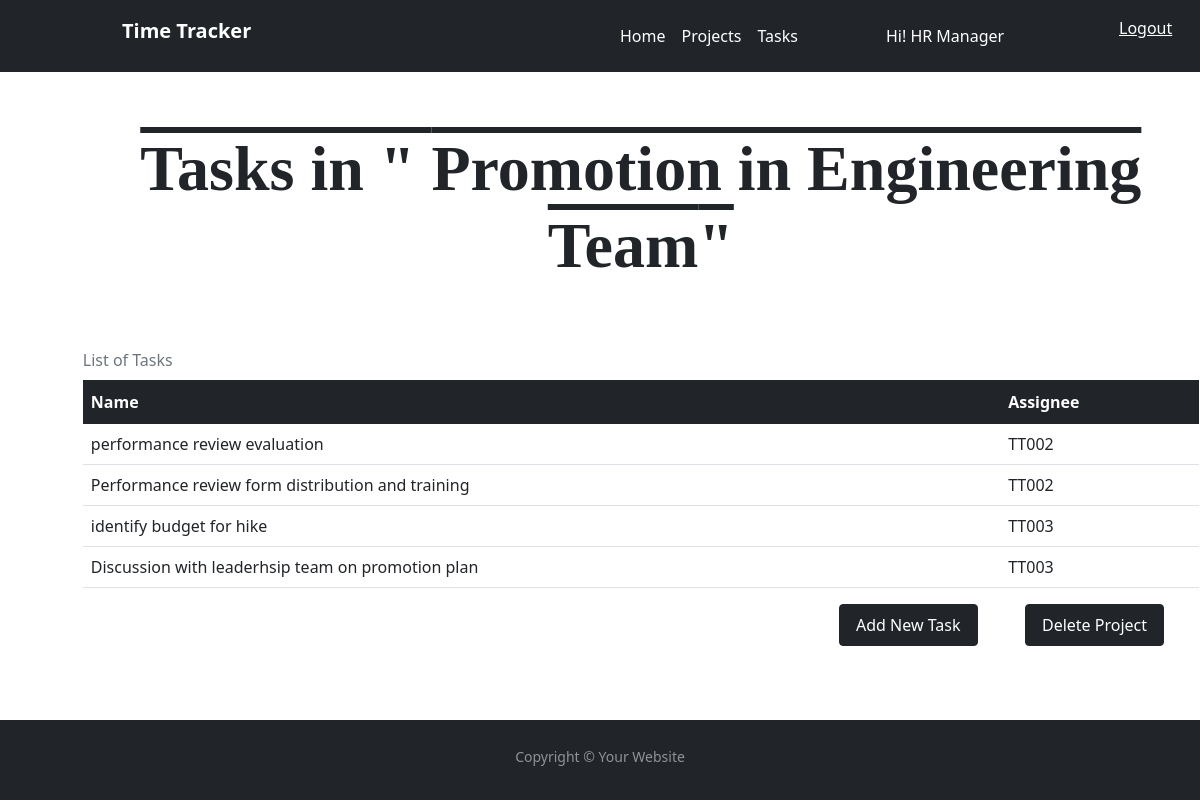
Page /projects/2/tasks (signed in) on the committed database.
### timetracker/models.py (models this page shows, shortened)
class Employee(db.Model, UserMixin):
    __tablename__ = 'employees'
    id = db.Column(db.Integer,primary_key=True)
    email = db.Column(db.String(64),unique=True,index=True)
    emp_id = db.Column(db.String(64),unique=True,index=True)
    first_name = db.Column(db.String(64))
    last_name = db.Column(db.String(64))
    password_hash = db.Column(db.String(128))
    department_id = db.Column(db.Integer, db.ForeignKey('departments.id'))
    projects =db.relationship('Project', backref='pm',
                                lazy='dynamic')
    tasks = db.relationship("Task", backref = "assigned_to",lazy='dynamic')
    is_admin = db.Column(db.Boolean, default=False)
    is_manager = db.Column(db.Boolean, default=False)

class Project(db.Model):
    __tablename__ = 'projects'
    id = db.Column(db.Integer, primary_key=True)
    name = db.Column(db.String(60), unique=True)
    date = db.Column(db.DateTime, nullable=False, default=datetime.utcnow)
    department_id = db.Column(db.Integer, db.ForeignKey('departments.id'), )
    project_manager = db.Column(db.String, db.ForeignKey('employees.emp_id'), )
    tasks = db.relationship('Task', backref='project_belong_to', lazy=True)

class Task(db.Model):
    __tablename__ = "tasks"
    id = db.Column(db.Integer, primary_key=True)
    name = db.Column(db.String())
    date = db.Column(db.DateTime, nullable=False, default=datetime.today())
    status = db.Column(db.Integer(),default=TaskStatus.CREATED.value)
    assignee = db.Column(db.String, db.ForeignKey('employees.emp_id'), )
    project_id = db.Column(db.Integer, db.ForeignKey('projects.id'), )

### timetracker/core/views.py (the view, shortened to what this page needs)
@core.route("/projects/<int:project_id>/tasks", methods=["GET", "POST"])
@login_required
def tasklist(project_id):
    if_manager()
    project = Project.query.get(project_id)
    department = project.department_belong_to
    tasks = project.tasks
    return render_template("core/tasklist.html", project=project, tasks = tasks, title=project.name)

### timetracker/core/views.py (called while the page is built)
def if_manager():
    if not current_user.is_manager:
        abort(403)

### timetracker/models.py (called while the page is built)
@login_manager.user_loader
def load_user(user_id):
    return Employee.query.get(user_id)

### timetracker/templates/core/tasklist.html (shortened to what this page needs)
{% extends "base.html" %}
{% block content %}
<div class="container-fluid">
     <div class="container cards-container">
        <h1 class="page-heading"> <b>Tasks in " {{ project.name }}" </b></h1>
        <table class="table caption-top table-hover">
            <caption>List of Tasks</caption>
            <thead>
                <tr class="table-dark">
                  <th scope="col">Name</th>
                  <th scope="col">Assignee</th>
                </tr>
            </thead>
          <tbody>
          {% for item in tasks %}
              <tr>
                <td> {{ item.name }} </td>
                <td> {{ item.assignee }} </td>
              </tr>
         {% endfor %}
          </tbody>
        </table>
         <div class = "container">
             <div class = "row">
                 <div class="col-lg-8"></div>
                 <div class="col-lg-2">
                     <button type="button" class="btn btn-dark add-new" onclick="enableform()">Add New Task</button>
                 </div>
                 <div class="col-lg-2">
                     <form method="POST" onsubmit="return confirm('Are you sure delete this project? Associated tasks also will be dleted. ');" action="/project/delete/{{project.id}}">
                     <button type="submit" class="btn btn-dark add-new" >Delete Project</button>
                     </form>
                 </div>
             </div>
         </div>
    </div>
</div>
{% endblock content%}

### timetracker/templates/base.html (shortened to what this page needs)
<!DOCTYPE html>
<html lang="en" xmlns="http://www.w3.org/1999/html">
<head>
   <link href="https://cdn.jsdelivr.net/npm/bootstrap@5.1.3/dist/css/bootstrap.min.css" rel="stylesheet">
    <link href="{{ url_for('static', filename='css/style.css') }}" rel="stylesheet">
</head>
<body>
<section id="header">
    <div id="gloablnav">
      <nav class="navbar navbar-expand-lg navbar-dark bg-dark">
          <div class="container-fluid">
              <div class="container">
                  <div class = "row">
                      <div class="col-lg-6">
                        {% if current_user.is_admin %}
                        <a class="navbar-brand" href="{{ url_for('admin.admin_dashboard') }}"><b>Time Tracker</b></a>
                         {% else %}
                         <a class="navbar-brand" href="{{ url_for('users.dashboard') }}"><b>Time Tracker</b></a>
                         {% endif %}
                      </div>
                      <div class="col-lg-5">
                          <div class="navbar-nav">
                          {% if current_user.is_authenticated %}
                              {% if current_user.is_admin %}
                                 <a class="nav-link active" aria-current="page" href="{{ url_for('admin.admin_dashboard') }}">Home</a>
                                 <a class="nav-link active" aria-current="page" href="{{ url_for('admin.list_departments' ) }}">Departments</a>
                                 <a class="nav-link active" href="{{ url_for('admin.list_employees') }}">Employees</a>
                              {% else %}
                                 <a class="nav-link active" aria-current="page" href="{{ url_for('users.dashboard') }}">Home</a>
                                 <a class="nav-link active" href="#">Projects</a>
                                 <a class="nav-link active" href="#">Tasks</a>
                              {% endif %}
                            <p class="greetings">Hi! {{ current_user.first_name }}<p/>
                            {% endif %}
                          </div>
                      </div>
                      <div class="col-lg-1">
                          <a class="logout" href=" {{ url_for('users.logout') }}">Logout</a>
                      </div>
                  </div>
              </div>
          </div>
      </nav>
    </div>
</section>
{% block content %}
{% endblock %}
<footer id= "footer" class="flex-shrink-0 py-4 bg-dark text-white-50">
    <div class="container text-center">
      <small>Copyright &copy; Your Website</small>
    </div>
  </footer>
</body>
</html>

### timetracker/static/css/style.css (style rules this page uses)
.navbar-brand { margin-left: 5rem; }
.navbar { padding-top: 1rem; }
.logout { margin-top: 0.5rem; margin-left: 2rem; color: #ffff; }
.greetings { margin-top: 0.5rem; margin-left: 5rem; color: #ffff; }
#footer { position:fixed; left:0px; bottom:0px; height:5rem; width:100%; }
.cards-container { margin: 5% 5%; }
.page-heading { text-align: center; margin-bottom: 5%; text-decoration: overline; font-family: cursive; font-size: 4rem; }
.add-new { padding-left: 10%; padding-right: 10%; padding-top: 5%; padding-bottom:5% }

### rows in the picture
Employee: first_name "HR Manager"
Project: name "Promotion in Engineering Team"
Task: name "performance review evaluation", assignee "TT002"
Task: name "Performance review form distribution and training", assignee "TT002"
Task: name "identify budget for hike", assignee "TT003"
Task: name "Discussion with leaderhsip team on promotion plan", assignee "TT003"
